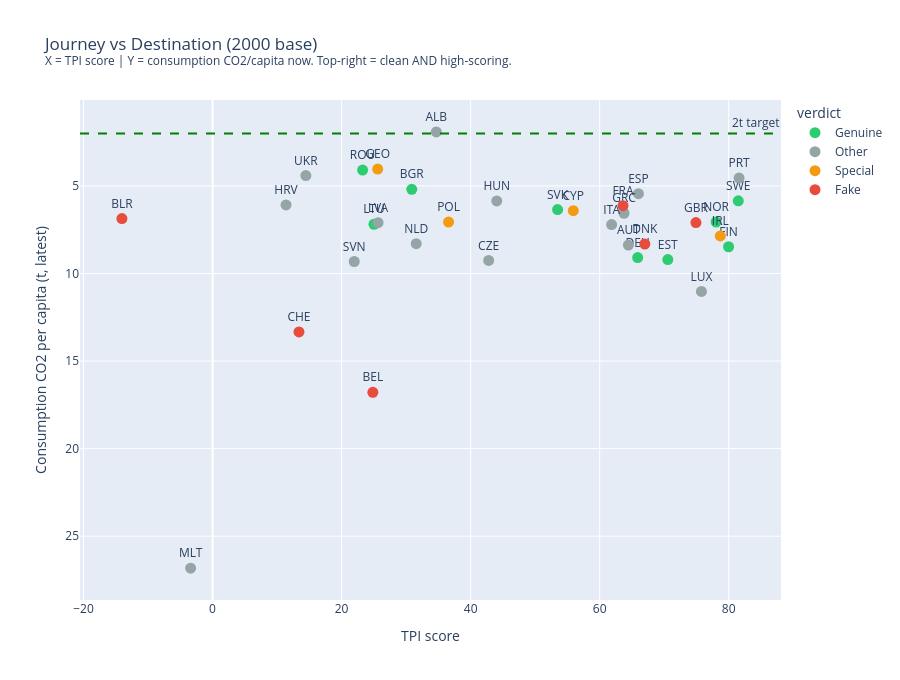

Notebook cell for this chart:
### Code cell
journey_vs_destination = scores_2000.copy()
fig = px.scatter(
    journey_vs_destination,
    x='composite',
    y='cons_latest',
    color='verdict',
    text='iso_code',
    color_discrete_map=VERDICT_COLORS,
    title='Journey vs Destination (2000 base)<br>'
          '<sup>X = TPI score | Y = consumption CO2/capita now. Top-right = clean AND high-scoring.</sup>',
    labels={'composite': 'TPI score', 'cons_latest': 'Consumption CO2 per capita (t, latest)'},
    height=680
)
fig.add_hline(y=2, line_dash='dash', line_color='green', annotation_text='2t target')
fig.update_traces(textposition='top center', marker=dict(size=11))
fig.update_yaxes(autorange='reversed')
fig.show()

### Figure 1 — Plotly figure (JSON) as saved in the notebook; plotly's stock layout.template omitted (floating-point values rounded to 4 significant figures)
{"data": [{"hovertemplate": "verdict=Genuine<br>TPI score=%{x}<br>Consumption CO2 per capita (t, latest)=%{y}<br>iso_code=%{text}<extra></extra>", "legendgroup": "Genuine", "marker": {"color": "#2ecc71", "size": 11, "symbol": "circle"}, "mode": "markers+text", "name": "Genuine", "orientation": "v", "showlegend": true, "text": ["SWE", "FIN", "NOR", "EST", "DEU", "SVK", "BGR", "LTU", "ROU"], "textposition": "top center", "type": "scatter", "x": [81.49, 79.98, 78.05, 70.56, 65.89, 53.48, 30.88, 25.02, 23.26], "xaxis": "x", "y": [5.85, 8.474, 7.061, 9.205, 9.089, 6.349, 5.196, 7.189, 4.093], "yaxis": "y"}, {"hovertemplate": "verdict=Other<br>TPI score=%{x}<br>Consumption CO2 per capita (t, latest)=%{y}<br>iso_code=%{text}<extra></extra>", "legendgroup": "Other", "marker": {"color": "#95a5a6", "size": 11, "symbol": "circle"}, "mode": "markers+text", "name": "Other", "orientation": "v", "showlegend": true, "text": ["PRT", "LUX", "ESP", "AUT", "GRC", "ITA", "HUN", "CZE", "ALB", "NLD", "LVA", "SVN", "UKR", "HRV", "MLT"], "textposition": "top center", "type": "scatter", "x": [81.61, 75.77, 66.01, 64.45, 63.78, 61.86, 44.05, 42.79, 34.68, 31.56, 25.65, 21.96, 14.46, 11.39, -3.401], "xaxis": "x", "y": [4.55, 11.02, 5.44, 8.375, 6.56, 7.21, 5.856, 9.253, 1.914, 8.299, 7.098, 9.316, 4.407, 6.086, 26.82], "yaxis": "y"}, {"hovertemplate": "verdict=Special<br>TPI score=%{x}<br>Consumption CO2 per capita (t, latest)=%{y}<br>iso_code=%{text}<extra></extra>", "legendgroup": "Special", "marker": {"color": "#f39c12", "size": 11, "symbol": "circle"}, "mode": "markers+text", "name": "Special", "orientation": "v", "showlegend": true, "text": ["IRL", "CYP", "POL", "GEO"], "textposition": "top center", "type": "scatter", "x": [78.7, 55.92, 36.58, 25.59], "xaxis": "x", "y": [7.858, 6.412, 7.065, 4.036], "yaxis": "y"}, {"hovertemplate": "verdict=Fake<br>TPI score=%{x}<br>Consumption CO2 per capita (t, latest)=%{y}<br>iso_code=%{text}<extra></extra>", "legendgroup": "Fake", "marker": {"color": "#e74c3c", "size": 11, "symbol": "circle"}, "mode": "markers+text", "name": "Fake", "orientation": "v", "showlegend": true, "text": ["GBR", "DNK", "FRA", "BEL", "CHE", "BLR"], "textposition": "top center", "type": "scatter", "x": [74.92, 67.0, 63.62, 24.85, 13.39, -14.05], "xaxis": "x", "y": [7.092, 8.317, 6.131, 16.79, 13.34, 6.862], "yaxis": "y"}], "layout": {"annotations": [{"showarrow": false, "text": "2t target", "x": 1, "xanchor": "right", "xref": "x domain", "y": 2, "yanchor": "bottom", "yref": "y"}], "height": 680, "legend": {"title": {"text": "verdict"}, "tracegroupgap": 0}, "shapes": [{"line": {"color": "green", "dash": "dash"}, "type": "line", "x0": 0, "x1": 1, "xref": "x domain", "y0": 2, "y1": 2, "yref": "y"}], "title": {"text": "Journey vs Destination (2000 base)<br><sup>X = TPI score | Y = consumption CO2/capita now. Top-right = clean AND high-scoring.</sup>"}, "xaxis": {"anchor": "y", "domain": [0, 1], "title": {"text": "TPI score"}}, "yaxis": {"anchor": "x", "autorange": "reversed", "domain": [0, 1], "title": {"text": "Consumption CO2 per capita (t, latest)"}}}}
